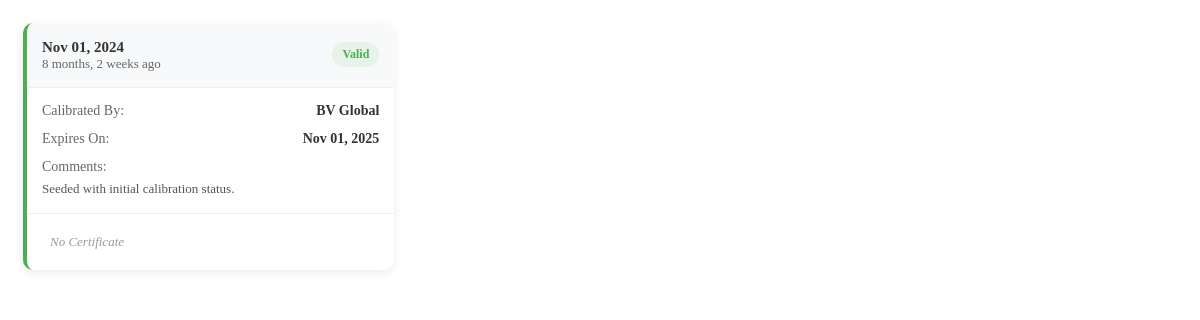
The page /equipment/1/ (signed in) on the database its author committed.
### lims/models/equipment.py (models this page shows, shortened)
class CalibrationRecord(models.Model):
    equipment = models.ForeignKey(
        Equipment,
        on_delete=models.CASCADE,
        related_name="calibrations",
        help_text="Equipment that this calibration record belongs to."
    )
    calibration_date = models.DateField(help_text="Date when calibration was performed.")
    calibrated_by = models.CharField(
        max_length=100, help_text="Name of the person/organization that calibrated it."
    )
    expires_on = models.DateField(help_text="Date when calibration expires.")
    certificate = models.FileField(
        upload_to="calibration_certificates/",
        blank=True,
        null=True,
        help_text="Upload calibration certificate (optional)."
    )
    comments = models.TextField(
        blank=True, help_text="Additional comments about the calibration."
    )
    def is_valid(self):
        return self.expires_on >= timezone.now().date()

### lims/views/equipment.py (the view)
# urls.py: path('equipment/<int:pk>/', equipment_detail, name='equipment_detail'),
@user_passes_test(is_manager)
def equipment_detail(request, pk):
    equipment = get_object_or_404(Equipment, pk=pk)
    calibrations = equipment.calibrations.all()
    return render(request, 'lims/equipment/equipment_detail.html', {'equipment': equipment, 'calibrations': calibrations})

### lims/views/equipment.py (called while the page is built)
def is_manager(user):
    return user.is_manager

### lims/templates/lims/equipment/equipment_detail.html (shortened to what this page needs)
<div class="modern-calibration-grid">
  {% for record in calibrations %}
  <div class="calibration-card {% if not record.is_valid %}invalid-card{% endif %}">
    <div class="card-header">
      <div class="date-display">
        <div class="full-date">{{ record.calibration_date|date:"M d, Y" }}</div>
        <div class="time-ago">{{ record.calibration_date|timesince }} ago</div>
      </div>
      <div class="status-indicator {% if record.is_valid %}valid{% else %}invalid{% endif %}">
        {% if record.is_valid %}
           Valid
        {% else %}
          <i class="fas fa-exclamation-triangle"></i> Invalid
        {% endif %}
      </div>
    </div>
    <div class="card-details">
      <div class="detail-row">
        <span>Calibrated By:</span>
        <strong>{{ record.calibrated_by|default:"-" }}</strong>
      </div>
      <div class="detail-row">
        <span>Expires On:</span>
        <strong class="{% if record.is_expired %}expired{% elif record.expires_soon %}expiring-soon{% endif %}">
          {{ record.expires_on|date:"M d, Y" }}
        </strong>
      </div>
      <div class="detail-row comments">
        <span>Comments:</span>
        <p>{{ record.comments|default:"No comments" }}</p>
      </div>
    </div>
    <div class="card-actions">
      {% if record.certificate %}
        <a href="{{ record.certificate.url }}" target="_blank" class="action-btn view-cert">
          <i class="fas fa-file-alt"></i> Certificate
        </a>
        <a href="{{ record.certificate.url }}" download class="action-btn download">
          <i class="fas fa-download"></i>
        </a>
      {% else %}
        <span class="no-cert">No Certificate</span>
      {% endif %}
    </div>
  </div>
  {% endfor %}
</div>

### lims/templates/lims/equipment/equipment_detail.html (style rules this page uses)
.modern-calibration-grid { display: grid; grid-template-columns: repeat(auto-fill, minmax(320px, 1fr)); gap: 20px; padding: 15px; }
.calibration-card { background: white; border-radius: 10px; box-shadow: 0 3px 10px rgba(0,0,0,0.08); overflow: hidden; transition: all 0.3s ease; border-left: 4px solid #4CAF50; }
.card-header { display: flex; justify-content: space-between; align-items: center; padding: 15px; background: #f8f9fa; border-bottom: 1px solid #eee; }
.date-display { line-height: 1.2; }
.full-date { font-weight: 600; color: #333; font-size: 15px; }
.time-ago { font-size: 13px; color: #666; }
.status-indicator { padding: 5px 10px; border-radius: 20px; font-size: 12px; font-weight: 600; }
.status-indicator.valid { background: rgba(76, 175, 80, 0.1); color: #4CAF50; }
.card-details { padding: 15px; }
.detail-row { display: flex; justify-content: space-between; margin-bottom: 12px; font-size: 14px; }
.detail-row > span { color: #666; }
.detail-row > strong { color: #333; text-align: right; }
.detail-row.comments { display: block; margin-bottom: 0; }
.detail-row.comments p { margin: 5px 0 0; color: #555; font-size: 13px; line-height: 1.4; }
.card-actions { display: flex; padding: 12px 15px; border-top: 1px solid #eee; }
.no-cert { color: #999; font-size: 13px; padding: 8px; font-style: italic; }

### rows shown on the page
CalibrationRecord: calibration_date "Nov 01, 2024", calibration_date "8 months, 2 weeks", shows "Valid", calibrated_by "BV Global", expires_on "Nov 01, 2025", comments "Seeded with initial calibration status.", certificate "No Certificate"
